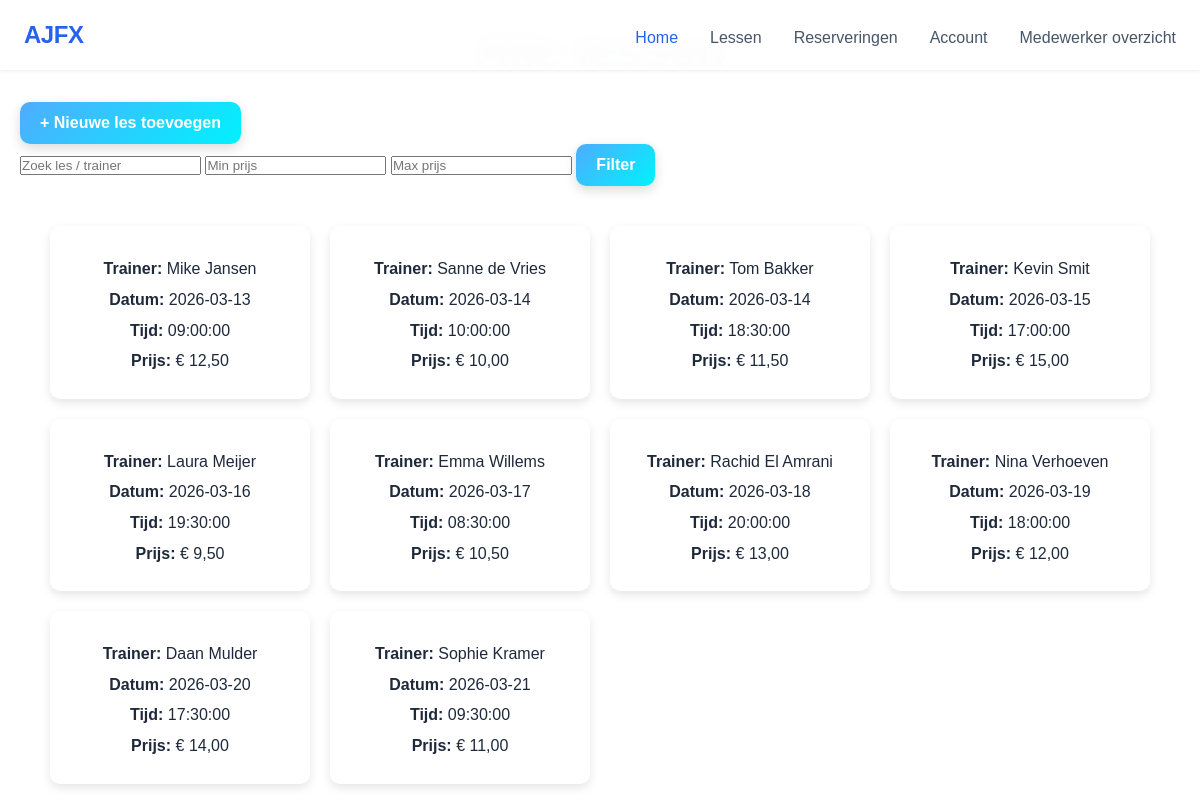
/Alle-lessen.php, run on the app's committed database.
### tables this page shows
CREATE TABLE lessenoverzicht
(
    Id          INT UNSIGNED    NOT NULL    AUTO_INCREMENT,
    lesnaam     VARCHAR(255)    NOT NULL,
    trainer     VARCHAR(255)    NOT NULL,
    locatie     VARCHAR(255)    NOT NULL    DEFAULT 'Sportschool Utrecht',
    datum       DATE            NOT NULL,
    tijd        TIME            NOT NULL,
    lesprijs    DECIMAL(5,2)    NOT NULL    DEFAULT 0.00,
    PRIMARY KEY (Id)
);

### Alle-lessen.php (the view, shortened to what this page needs)
<?php
$servername = "localhost";
$username = "root";
$password = "";
$dbname = "lessen";
$conn = new mysqli($servername, $username, $password, $dbname);
$zoek = $_GET['zoek'] ?? "";
$min = $_GET['min'] ?? "";
$max = $_GET['max'] ?? "";
$sql = "SELECT * FROM lessenoverzicht WHERE 1=1";
$sql .= " ORDER BY datum, tijd";
$result = $conn->query($sql);
?>
<!DOCTYPE html>
<html lang="nl">
<head>
    <link rel="stylesheet" href="css/alle-lessen.css">
</head>
<body>
<h1>Alle lessen</h1>
<div class="knoppen">
    <a href="insert-les.php">
        <button>+ Nieuwe les toevoegen</button>
    </a>
</div>
<form method="GET">
    <input type="text" name="zoek" placeholder="Zoek les / trainer" value="<?= $zoek ?>">
    <input type="number" step="1" name="min" placeholder="Min prijs" value="<?= $min ?>">
    <input type="number" step="1" name="max" placeholder="Max prijs" value="<?= $max ?>">
    <button type="submit">Filter</button>
</form>
<div class="lessen-container">
<?php
if ($result && $result->num_rows > 0) {
    while ($row = $result->fetch_assoc()) {
        echo "<div class='les-card'>";
        echo "<p><b>Trainer:</b> " . $row["trainer"] . "</p>";
        echo "<p><b>Datum:</b> " . $row["datum"] . "</p>";
        echo "<p><b>Tijd:</b> " . $row["tijd"] . "</p>";
        echo "<p><b>Prijs:</b> € " . number_format($row["lesprijs"], 2, ',', '.') . "</p>";
        echo "</div>";
    }
} else {
    echo "<p>Geen lessen gevonden</p>";
}
?>
</div>
</body>
</html>

### css/alle-lessen.css (style rules this page uses)
* { margin:0; padding:0; box-sizing:border-box; }
body { font-family: Arial, sans-serif; background:#f4f4f4; padding:20px; }
h1 { font-family: 'Poppins', sans-serif; text-align:center; margin-bottom:20px; }
.lessen-container { max-width:1100px; margin:40px auto; display:grid; grid-template-columns:repeat(auto-fit, minmax(250px,1fr)); gap:20px; }
.les-card { background:white; padding:20px; border-radius:10px; box-shadow:0 4px 10px rgba(0,0,0,0.1); text-align:center; }
.les-card p { margin:5px 0; }
button { background: linear-gradient(135deg, #4facfe, #00f2fe); color: white; border: none; padding: 12px 20px; border-radius: 10px; font-size: 16px; font-weight: bold; cursor: pointer; transition: all 0.3s ease; box-shadow: 0 4px 12px rgba(0,0,0,0.15); }
li { padding-top: 5px; }

### homepage/styles.css (style rules this page uses)
:root { --primary: #2563eb; --primary-dark: #1d4ed8; --primary-light: #3b82f6; --secondary: #64748b; --accent: #0ea5e9; --dark: #1e293b; --gray-50: #f8fafc; --gray-100: #f1f5f9; --gray-200: #e2e8f0; --gray-300: #cbd5e1; --gray-400: #94a3b8; --gray-600: #475569; --gray-800: #1e293b; --white: #ffffff; --font-main: 'Plus Jakarta Sans', sans-serif; --spacing-xs: 0.5rem; --spacing-sm: 1rem; --spacing-md: 1.5rem; --spacing-lg: 2rem; --spacing-xl: 3rem; --spacing-2xl: 4rem; --radius-sm: 6px; --radius-md: 10px; --radius-lg: 14px; --shadow-sm: 0 1px 3px rgba(0, 0, 0, 0.08); --shadow-md: 0 4px 6px rgba(0, 0, 0, 0.08); --shadow-lg: 0 10px 15px rgba(0, 0, 0, 0.1); }
* { margin: 0; padding: 0; box-sizing: border-box; }
html { scroll-behavior: smooth; }
body { font-family: var(--font-main); font-size: 16px; line-height: 1.6; color: var(--dark); background-color: var(--white); overflow-x: hidden; }
h1, h2, h3, h4, h5, h6 { font-weight: 700; line-height: 1.3; }
h1 { font-size: clamp(2rem, 4vw, 3rem); }
.navbar { position: fixed; top: 0; left: 0; right: 0; background: rgba(255, 255, 255, 0.98); backdrop-filter: blur(10px); box-shadow: var(--shadow-sm); z-index: 1000; }
.nav-container { max-width: 1200px; margin: 0 auto; padding: 0 var(--spacing-md); display: flex; justify-content: space-between; align-items: center; height: 70px; }
.logo { font-size: 1.5rem; font-weight: 800; color: var(--primary); text-decoration: none; }
.logo-text { letter-spacing: -0.02em; }
.nav-menu { display: flex; list-style: none; gap: var(--spacing-lg); align-items: center; }
.nav-link { font-weight: 500; color: var(--gray-600); text-decoration: none; padding: 0.5rem 0; transition: color 0.2s; }
.nav-link:hover, .nav-link.active { color: var(--primary); }

### data on the page
lessenoverzicht: trainer "Mike Jansen", datum "2026-03-13", tijd "09:00:00", lesprijs "12,50"
lessenoverzicht: trainer "Sanne de Vries", datum "2026-03-14", tijd "10:00:00", lesprijs "10,00"
lessenoverzicht: trainer "Tom Bakker", datum "2026-03-14", tijd "18:30:00", lesprijs "11,50"
lessenoverzicht: trainer "Kevin Smit", datum "2026-03-15", tijd "17:00:00", lesprijs "15,00"
lessenoverzicht: trainer "Laura Meijer", datum "2026-03-16", tijd "19:30:00", lesprijs "9,50"
lessenoverzicht: trainer "Emma Willems", datum "2026-03-17", tijd "08:30:00", lesprijs "10,50"
lessenoverzicht: trainer "Rachid El Amrani", datum "2026-03-18", tijd "20:00:00", lesprijs "13,00"
lessenoverzicht: trainer "Nina Verhoeven", datum "2026-03-19", tijd "18:00:00", lesprijs "12,00"
lessenoverzicht: trainer "Daan Mulder", datum "2026-03-20", tijd "17:30:00", lesprijs "14,00"
lessenoverzicht: trainer "Sophie Kramer", datum "2026-03-21", tijd "09:30:00", lesprijs "11,00"
